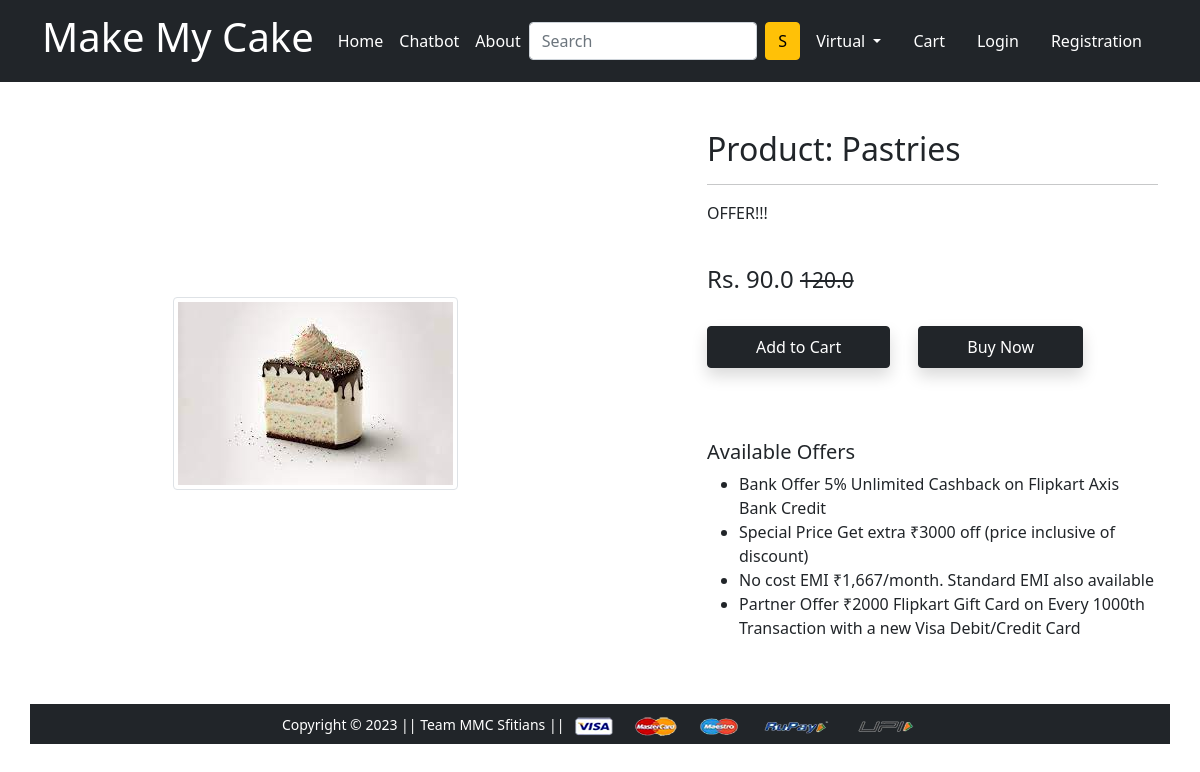
The app's page /product-detail/13 (signed in) with its own data.
### app/models.py (models this page shows, shortened)
class Product(models.Model):
    title = models.CharField(max_length=100)
    selling_price = models.FloatField()
    discounted_price = models.FloatField()
    description = models.TextField()
    brand = models.CharField(max_length=100)
    category = models.CharField(  choices = CATEGORY_CHOICES  , max_length = 2 )
    Product_image = models.ImageField(upload_to="productimg")

### app/views.py (the view)
# urls.py: path('product-detail/<int:pk>', views.ProductDetailView.as_view(), name='product-detail'),
class ProductDetailView(View):
  def get(self,request,pk):
    product=Product.objects.get(pk=pk)
    item_already_in_cart = False
    item_already_in_cart = Cart.objects.filter(Q(Product=product.id) & Q(user=request.user)).exists()
    return render(request,'app/productdetail.html',{'product':product,'item_already_in_cart':item_already_in_cart})

### app/templates/app/productdetail.html (shortened to what this page needs)
{% extends 'app/base.html' %} {% load static %} {% block title %}Product Detail{% endblock title %} {% block main-content %}
<link rel="stylesheet" href="https://pyscript.net/latest/pyscript.css" <script defer src="https://pyscript.net/latest/pyscript.js">
<div class="container my-5">
    <div class="row">
        <div class="col-sm-6 text-center align-self-center">
            <img src="{{product.Product_image.url}}" alt="" class="img-fluid img-thumbnail">
        </div>
        <div class="col-sm-5 offset-sm-1">
            <h2>Product: {{product.title}}</h2>
            <hr>
            <p>{{product.description}}</p> <br>
            <h4>Rs. {{product.discounted_price}} <small class="fw-light text-decoration-line-through">{{product.selling_price}}</small></h4> <br>
            <form action="/add-to-cart" class="d-inline">
                <button type="submit" class="btn btn-dark shadow px-5 py-2">Add to Cart</button>
            </form>
            <a href="{% url 'buy-now' %}" class="btn btn-dark shadow px-5 py-2 ms-4">Buy Now</a>
            <div>
                <br>
                <div>
                    <h5 class="mt-5">Available Offers</h5>
                    <ul>
                        <li>Bank Offer 5% Unlimited Cashback on Flipkart Axis Bank Credit</li>
                        <li>Special Price Get extra ₹3000 off (price inclusive of discount)</li>
                        <li>No cost EMI ₹1,667/month. Standard EMI also available</li>
                        <li>Partner Offer ₹2000 Flipkart Gift Card on Every 1000th Transaction with a new Visa Debit/Credit Card</li>
                    </ul>
                </div>
            </div>
        </div>
        {% endblock main-content %}

### app/templates/app/base.html (shortened to what this page needs)
<!doctype html> {% load static %}
<html lang="en">
<head>
    <link href="https://cdn.jsdelivr.net/npm/bootstrap@5.0.0-beta1/dist/css/bootstrap.min.css" rel="stylesheet">
    <link rel="stylesheet" href="{% static 'app/css/owl.carousel.min.css' %}">
    <link rel="stylesheet" href="{% static 'app/css/all.min.css' %}">
    <link rel="stylesheet" href="{% static 'app/css/style.css' %}">
</head>
<body>
    <nav class="navbar navbar-expand-lg navbar-dark bg-dark">
        <div class="container">
            <a class="navbar-brand" href="/">
                <h1>Make My Cake</h1>
            </a>
            <div class="collapse navbar-collapse" id="navbarSupportedContent">
                <ul class="navbar-nav me-auto mb-2 mb-lg-0">
                    <li class="nav-item">
                        <a class="nav-link active" aria-current="page" href="/">Home</a>
                    </li>
                    <li class="nav-item">
                        <a class="nav-link active" aria-current="page" href="{% url 'chatbot' %}">Chatbot</a>
                    </li>
                    <li class="nav-item">
                        <a class="nav-link active" aria-current="page" href="{% url 'about' %}">About</a>
                    </li>
                </ul>
                <form class="d-flex">
                    <input class="form-control me-2" type="search" placeholder="Search" aria-label="Search">
                    <button class="btn btn-warning" type="submit">S</button>
                </form>
                <div>
                    <ul class="navbar-nav me-auto mb-2 mb-lg-0">
                        <li class="nav-item dropdown mx-2">
                            <a class="nav-link dropdown-toggle text-white" href="#" id="profileDropdown" role="button" data-bs-toggle="dropdown" aria-expanded="false">
                {{request.user.username|capfirst}}
              </a>
                        </li>
                        <li class="nav-item mx-2">
                            <a href="{% url 'showcart' %}" class="nav-link text-white"> Cart </a>
                        </li>
                        <li class="nav-item mx-2">
                            <a href="{% url 'login' %}" class="nav-link text-white">Login</a>
                        </li>
                        <li class="nav-item mx-2">
                            <a href="{% url 'customerregistration' %}" class="nav-link text-white">Registration</a>
                        </li>
                    </ul>
                </div>
            </div>
        </div>
    </nav>
    {% block banner_slider %} {% endblock banner_slider %} {% block livesale %} {% endblock livesale %} {% block payment-gateway %} {% endblock payment-gateway %}{% block main-content %} {% endblock main-content %}
    <footer class="container-fluid bg-dark text-center p-2 mt-5">
        <small class="text-white">Copyright &copy; 2023 || Team MMC Sfitians || </small>
        <img src="{% static 'app/images/payment.png' %}" alt="" srcset="" class="img-fluid" height="2px">
    </footer>
</body>
</html>

### records on screen
Product: Product_image (picture), title "Pastries", description "OFFER!!!", discounted_price "90.0", selling_price "120.0"

### other values on screen
{{ request.user.username|capfirst }} "Virtual"
